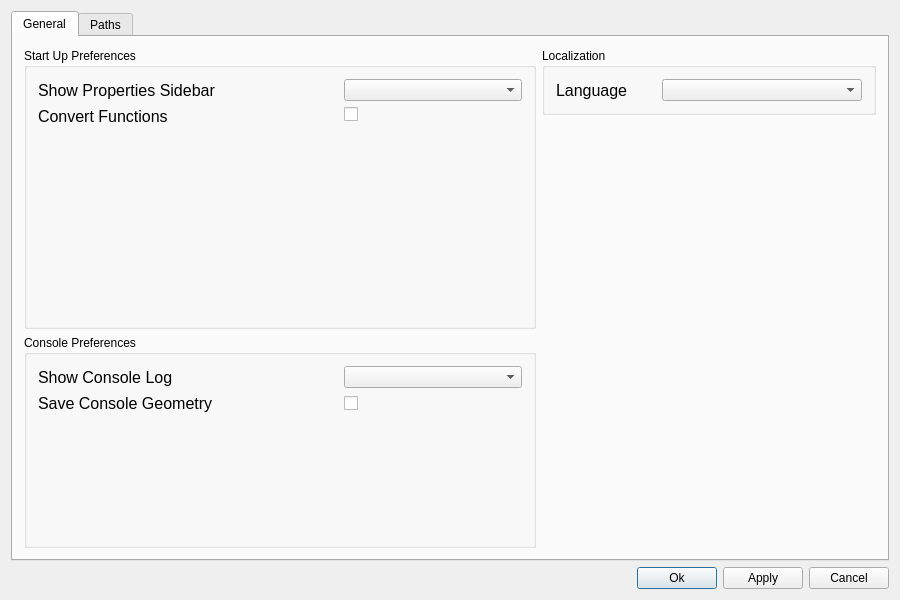
<?xml version="1.0" encoding="UTF-8"?>
<ui version="4.0">
 <class>SettingsDialogClass</class>
 <widget class="QDialog" name="SettingsDialogClass">
  <property name="windowModality">
   <enum>Qt::WindowModality::ApplicationModal</enum>
  </property>
  <property name="geometry">
   <rect>
    <x>0</x>
    <y>0</y>
    <width>900</width>
    <height>600</height>
   </rect>
  </property>
  <property name="sizePolicy">
   <sizepolicy hsizetype="Fixed" vsizetype="Fixed">
    <horstretch>0</horstretch>
    <verstretch>0</verstretch>
   </sizepolicy>
  </property>
  <property name="windowTitle">
   <string>Settings</string>
  </property>
  <property name="windowIcon">
   <iconset theme="document-properties"/>
  </property>
  <layout class="QGridLayout" name="gridLayout_2">
   <item row="1" column="0">
    <layout class="QHBoxLayout" name="horizontalLayout">
     <item>
      <spacer name="horizontalSpacer">
       <property name="orientation">
        <enum>Qt::Orientation::Horizontal</enum>
       </property>
       <property name="sizeHint" stdset="0">
        <size>
         <width>40</width>
         <height>20</height>
        </size>
       </property>
      </spacer>
     </item>
     <item>
      <widget class="QPushButton" name="okButton">
       <property name="maximumSize">
        <size>
         <width>100</width>
         <height>16777215</height>
        </size>
       </property>
       <property name="text">
        <string>Ok</string>
       </property>
       <property name="default">
        <bool>true</bool>
       </property>
      </widget>
     </item>
     <item>
      <widget class="QPushButton" name="applyButton">
       <property name="maximumSize">
        <size>
         <width>100</width>
         <height>16777215</height>
        </size>
       </property>
       <property name="text">
        <string>Apply</string>
       </property>
      </widget>
     </item>
     <item>
      <widget class="QPushButton" name="cancelButton">
       <property name="maximumSize">
        <size>
         <width>100</width>
         <height>16777215</height>
        </size>
       </property>
       <property name="text">
        <string>Cancel</string>
       </property>
      </widget>
     </item>
    </layout>
   </item>
   <item row="0" column="0">
    <widget class="QTabWidget" name="tabWidget">
     <property name="tabShape">
      <enum>QTabWidget::TabShape::Rounded</enum>
     </property>
     <property name="currentIndex">
      <number>0</number>
     </property>
     <widget class="QWidget" name="MainSettingsWidget">
      <property name="layoutDirection">
       <enum>Qt::LayoutDirection::LeftToRight</enum>
      </property>
      <attribute name="title">
       <string>General</string>
      </attribute>
      <layout class="QGridLayout" name="gridLayout_4">
       <item row="0" column="0" rowspan="2">
        <widget class="QGroupBox" name="generalGroupBox">
         <property name="sizePolicy">
          <sizepolicy hsizetype="Preferred" vsizetype="Preferred">
           <horstretch>1</horstretch>
           <verstretch>1</verstretch>
          </sizepolicy>
         </property>
         <property name="title">
          <string>Start Up Preferences</string>
         </property>
         <property name="alignment">
          <set>Qt::AlignmentFlag::AlignLeading|Qt::AlignmentFlag::AlignLeft|Qt::AlignmentFlag::AlignTop</set>
         </property>
         <layout class="QGridLayout" name="gridLayout_3">
          <item row="0" column="0">
           <layout class="QFormLayout" name="formLayout_2">
            <item row="0" column="0">
             <widget class="QLabel" name="showPropertiesSidebarLabel">
              <property name="sizePolicy">
               <sizepolicy hsizetype="MinimumExpanding" vsizetype="Preferred">
                <horstretch>1</horstretch>
                <verstretch>0</verstretch>
               </sizepolicy>
              </property>
              <property name="minimumSize">
               <size>
                <width>300</width>
                <height>0</height>
               </size>
              </property>
              <property name="maximumSize">
               <size>
                <width>16777215</width>
                <height>16777215</height>
               </size>
              </property>
              <property name="font">
               <font>
                <pointsize>12</pointsize>
               </font>
              </property>
              <property name="text">
               <string>Show Properties Sidebar</string>
              </property>
             </widget>
            </item>
            <item row="0" column="1">
             <widget class="QComboBox" name="showPropertiesSidebarComboBox">
              <property name="sizePolicy">
               <sizepolicy hsizetype="Preferred" vsizetype="Fixed">
                <horstretch>0</horstretch>
                <verstretch>0</verstretch>
               </sizepolicy>
              </property>
              <property name="minimumSize">
               <size>
                <width>100</width>
                <height>0</height>
               </size>
              </property>
              <property name="maximumSize">
               <size>
                <width>16777215</width>
                <height>16777215</height>
               </size>
              </property>
             </widget>
            </item>
            <item row="1" column="0">
             <widget class="QLabel" name="convertFunctionsLabel">
              <property name="font">
               <font>
                <pointsize>12</pointsize>
               </font>
              </property>
              <property name="text">
               <string>Convert Functions</string>
              </property>
             </widget>
            </item>
            <item row="1" column="1">
             <widget class="QCheckBox" name="convertFunctionsCheckBox"/>
            </item>
           </layout>
          </item>
         </layout>
        </widget>
       </item>
       <item row="0" column="1">
        <widget class="QGroupBox" name="languageGroupBox">
         <property name="sizePolicy">
          <sizepolicy hsizetype="Preferred" vsizetype="Fixed">
           <horstretch>0</horstretch>
           <verstretch>1</verstretch>
          </sizepolicy>
         </property>
         <property name="title">
          <string>Localization</string>
         </property>
         <property name="alignment">
          <set>Qt::AlignmentFlag::AlignLeading|Qt::AlignmentFlag::AlignLeft|Qt::AlignmentFlag::AlignTop</set>
         </property>
         <layout class="QFormLayout" name="formLayout">
          <property name="fieldGrowthPolicy">
           <enum>QFormLayout::FieldGrowthPolicy::AllNonFixedFieldsGrow</enum>
          </property>
          <property name="rowWrapPolicy">
           <enum>QFormLayout::RowWrapPolicy::DontWrapRows</enum>
          </property>
          <property name="labelAlignment">
           <set>Qt::AlignmentFlag::AlignLeading|Qt::AlignmentFlag::AlignLeft|Qt::AlignmentFlag::AlignTop</set>
          </property>
          <item row="0" column="0">
           <widget class="QLabel" name="languageLabel">
            <property name="minimumSize">
             <size>
              <width>100</width>
              <height>0</height>
             </size>
            </property>
            <property name="maximumSize">
             <size>
              <width>100</width>
              <height>16777215</height>
             </size>
            </property>
            <property name="font">
             <font>
              <pointsize>12</pointsize>
             </font>
            </property>
            <property name="text">
             <string>Language</string>
            </property>
            <property name="buddy">
             <cstring>languageComboBox</cstring>
            </property>
           </widget>
          </item>
          <item row="0" column="1">
           <widget class="QComboBox" name="languageComboBox">
            <property name="sizePolicy">
             <sizepolicy hsizetype="Preferred" vsizetype="Fixed">
              <horstretch>1</horstretch>
              <verstretch>0</verstretch>
             </sizepolicy>
            </property>
            <property name="minimumSize">
             <size>
              <width>200</width>
              <height>0</height>
             </size>
            </property>
           </widget>
          </item>
         </layout>
        </widget>
       </item>
       <item row="1" column="1">
        <spacer name="verticalSpacer">
         <property name="orientation">
          <enum>Qt::Orientation::Vertical</enum>
         </property>
         <property name="sizeType">
          <enum>QSizePolicy::Policy::Preferred</enum>
         </property>
         <property name="sizeHint" stdset="0">
          <size>
           <width>20</width>
           <height>0</height>
          </size>
         </property>
        </spacer>
       </item>
       <item row="2" column="0">
        <widget class="QGroupBox" name="consoleGroupBox">
         <property name="sizePolicy">
          <sizepolicy hsizetype="Preferred" vsizetype="Preferred">
           <horstretch>0</horstretch>
           <verstretch>1</verstretch>
          </sizepolicy>
         </property>
         <property name="title">
          <string>Console Preferences</string>
         </property>
         <layout class="QFormLayout" name="formLayout_4">
          <item row="0" column="0">
           <widget class="QLabel" name="showConsoleLogLabel_3">
            <property name="minimumSize">
             <size>
              <width>300</width>
              <height>0</height>
             </size>
            </property>
            <property name="font">
             <font>
              <pointsize>12</pointsize>
             </font>
            </property>
            <property name="text">
             <string>Show Console Log</string>
            </property>
           </widget>
          </item>
          <item row="0" column="1">
           <widget class="QComboBox" name="showConsoleLogComboBox_3"/>
          </item>
          <item row="1" column="0">
           <widget class="QLabel" name="saveConsoleGeometryLabel_3">
            <property name="font">
             <font>
              <pointsize>12</pointsize>
             </font>
            </property>
            <property name="text">
             <string>Save Console Geometry</string>
            </property>
           </widget>
          </item>
          <item row="1" column="1">
           <widget class="QCheckBox" name="saveConsoleGeometryCheckBox_3">
            <property name="sizePolicy">
             <sizepolicy hsizetype="Preferred" vsizetype="Preferred">
              <horstretch>0</horstretch>
              <verstretch>0</verstretch>
             </sizepolicy>
            </property>
            <property name="font">
             <font>
              <pointsize>12</pointsize>
             </font>
            </property>
            <property name="toolTip">
             <string>Should the Console remember its size and geometry?</string>
            </property>
            <property name="layoutDirection">
             <enum>Qt::LayoutDirection::LeftToRight</enum>
            </property>
            <property name="iconSize">
             <size>
              <width>16</width>
              <height>16</height>
             </size>
            </property>
           </widget>
          </item>
         </layout>
        </widget>
       </item>
      </layout>
     </widget>
     <widget class="QWidget" name="PathsTab">
      <attribute name="title">
       <string>Paths</string>
      </attribute>
      <layout class="QGridLayout" name="gridLayout">
       <item row="0" column="0">
        <widget class="QGroupBox" name="groupBox">
         <property name="title">
          <string>Starfield</string>
         </property>
         <layout class="QFormLayout" name="formLayout_3">
          <property name="fieldGrowthPolicy">
           <enum>QFormLayout::FieldGrowthPolicy::ExpandingFieldsGrow</enum>
          </property>
          <item row="0" column="0">
           <widget class="QLabel" name="graphDataPathLabel">
            <property name="sizePolicy">
             <sizepolicy hsizetype="Expanding" vsizetype="Preferred">
              <horstretch>1</horstretch>
              <verstretch>0</verstretch>
             </sizepolicy>
            </property>
            <property name="minimumSize">
             <size>
              <width>200</width>
              <height>0</height>
             </size>
            </property>
            <property name="font">
             <font>
              <pointsize>12</pointsize>
             </font>
            </property>
            <property name="text">
             <string>Graph Data Path</string>
            </property>
           </widget>
          </item>
          <item row="0" column="1">
           <widget class="QLineEdit" name="sfbgs_GraphDataPathLineEdit">
            <property name="sizePolicy">
             <sizepolicy hsizetype="Expanding" vsizetype="Fixed">
              <horstretch>1</horstretch>
              <verstretch>0</verstretch>
             </sizepolicy>
            </property>
           </widget>
          </item>
         </layout>
        </widget>
       </item>
      </layout>
     </widget>
    </widget>
   </item>
  </layout>
 </widget>
 <layoutdefault spacing="6" margin="11"/>
 <resources/>
 <connections>
  <connection>
   <sender>okButton</sender>
   <signal>pressed()</signal>
   <receiver>SettingsDialogClass</receiver>
   <slot>accept()</slot>
   <hints>
    <hint type="sourcelabel">
     <x>677</x>
     <y>577</y>
    </hint>
    <hint type="destinationlabel">
     <x>449</x>
     <y>299</y>
    </hint>
   </hints>
  </connection>
  <connection>
   <sender>cancelButton</sender>
   <signal>pressed()</signal>
   <receiver>SettingsDialogClass</receiver>
   <slot>reject()</slot>
   <hints>
    <hint type="sourcelabel">
     <x>849</x>
     <y>577</y>
    </hint>
    <hint type="destinationlabel">
     <x>449</x>
     <y>299</y>
    </hint>
   </hints>
  </connection>
  <connection>
   <sender>applyButton</sender>
   <signal>pressed()</signal>
   <receiver>SettingsDialogClass</receiver>
   <slot>ApplySettings()</slot>
   <hints>
    <hint type="sourcelabel">
     <x>763</x>
     <y>577</y>
    </hint>
    <hint type="destinationlabel">
     <x>449</x>
     <y>299</y>
    </hint>
   </hints>
  </connection>
 </connections>
 <slots>
  <slot>ApplySettings()</slot>
 </slots>
</ui>
